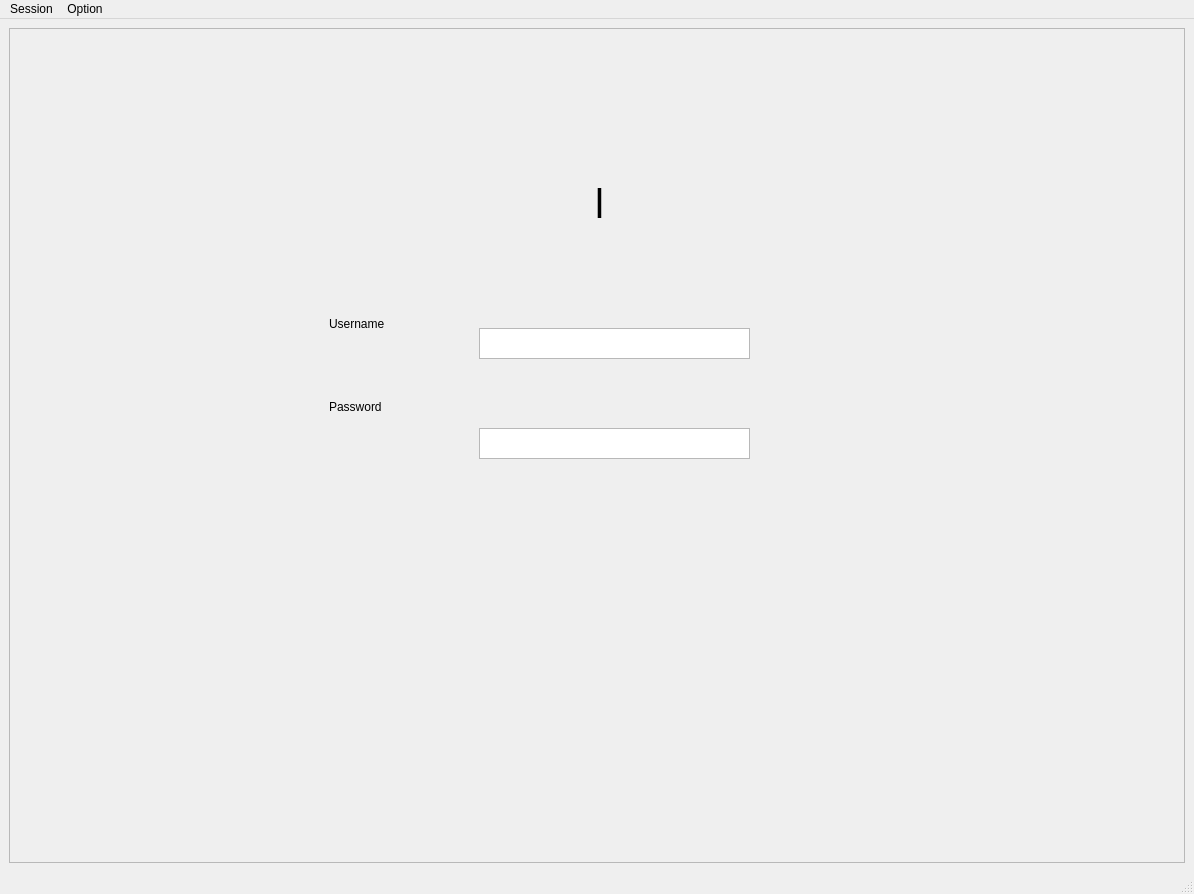
<?xml version="1.0" encoding="UTF-8"?>
<ui version="4.0">
 <class>MainWindow</class>
 <widget class="QMainWindow" name="MainWindow">
  <property name="geometry">
   <rect>
    <x>0</x>
    <y>0</y>
    <width>1194</width>
    <height>894</height>
   </rect>
  </property>
  <property name="windowTitle">
   <string>MainWindow</string>
  </property>
  <widget class="QWidget" name="centralwidget">
   <layout class="QVBoxLayout" name="verticalLayout">
    <item>
     <widget class="QFrame" name="frame">
      <property name="frameShape">
       <enum>QFrame::StyledPanel</enum>
      </property>
      <property name="frameShadow">
       <enum>QFrame::Raised</enum>
      </property>
      <widget class="QLabel" name="label">
       <property name="geometry">
        <rect>
         <x>430</x>
         <y>140</y>
         <width>321</width>
         <height>71</height>
        </rect>
       </property>
       <property name="font">
        <font>
         <pointsize>30</pointsize>
        </font>
       </property>
       <property name="text">
        <string>l</string>
       </property>
       <property name="textFormat">
        <enum>Qt::PlainText</enum>
       </property>
       <property name="scaledContents">
        <bool>true</bool>
       </property>
       <property name="alignment">
        <set>Qt::AlignCenter</set>
       </property>
      </widget>
      <widget class="QLabel" name="label_2">
       <property name="geometry">
        <rect>
         <x>320</x>
         <y>280</y>
         <width>91</width>
         <height>31</height>
        </rect>
       </property>
       <property name="text">
        <string>Username</string>
       </property>
      </widget>
      <widget class="QLabel" name="label_3">
       <property name="geometry">
        <rect>
         <x>320</x>
         <y>370</y>
         <width>71</width>
         <height>17</height>
        </rect>
       </property>
       <property name="text">
        <string>Password</string>
       </property>
      </widget>
      <widget class="QTextEdit" name="textEdit">
       <property name="geometry">
        <rect>
         <x>470</x>
         <y>300</y>
         <width>271</width>
         <height>31</height>
        </rect>
       </property>
      </widget>
      <widget class="QTextEdit" name="textEdit_2">
       <property name="geometry">
        <rect>
         <x>470</x>
         <y>400</y>
         <width>271</width>
         <height>31</height>
        </rect>
       </property>
      </widget>
     </widget>
    </item>
   </layout>
  </widget>
  <widget class="QMenuBar" name="menubar">
   <property name="geometry">
    <rect>
     <x>0</x>
     <y>0</y>
     <width>1194</width>
     <height>22</height>
    </rect>
   </property>
   <widget class="QMenu" name="menuAccess_Control">
    <property name="title">
     <string>Session</string>
    </property>
    <addaction name="separator"/>
    <addaction name="actionLogin"/>
    <addaction name="actionLogout"/>
   </widget>
   <widget class="QMenu" name="menuOption">
    <property name="title">
     <string>Option</string>
    </property>
    <widget class="QMenu" name="menuBuilding_Manage">
     <property name="title">
      <string>Building Manage</string>
     </property>
     <addaction name="actionApartment_Manage_2"/>
     <addaction name="actionOffice_Manage"/>
     <addaction name="actionApartment_Manage_3"/>
    </widget>
    <addaction name="separator"/>
    <addaction name="menuBuilding_Manage"/>
    <addaction name="actionDoor_Manage"/>
    <addaction name="actionPeople_Manage"/>
    <addaction name="actionGuest_Manage"/>
    <addaction name="actionImage_Manage"/>
   </widget>
   <addaction name="menuAccess_Control"/>
   <addaction name="menuOption"/>
  </widget>
  <widget class="QStatusBar" name="statusbar"/>
  <action name="actionLogin">
   <property name="text">
    <string>Login</string>
   </property>
  </action>
  <action name="actionLogout">
   <property name="text">
    <string>Logout</string>
   </property>
  </action>
  <action name="actionDoor_Manage">
   <property name="text">
    <string>Door Manage</string>
   </property>
  </action>
  <action name="actionPeople_Manage">
   <property name="text">
    <string>Resident Manage</string>
   </property>
  </action>
  <action name="actionGuest_Manage">
   <property name="text">
    <string>Guest Manage</string>
   </property>
  </action>
  <action name="actionImage_Manage">
   <property name="text">
    <string>Image Manage</string>
   </property>
  </action>
  <action name="actionApartment_Manage_2">
   <property name="text">
    <string>Block Manage</string>
   </property>
  </action>
  <action name="actionOffice_Manage">
   <property name="text">
    <string>Office Manage</string>
   </property>
  </action>
  <action name="actionApartment_Manage_3">
   <property name="text">
    <string>Apartment Manage</string>
   </property>
  </action>
 </widget>
 <resources/>
 <connections/>
</ui>
